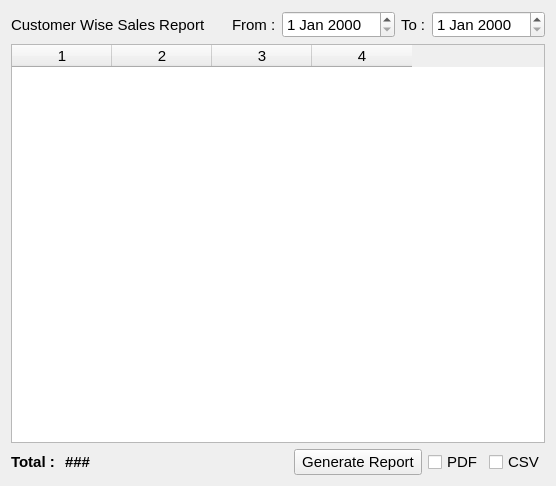
<?xml version="1.0" encoding="UTF-8"?>
<ui version="4.0">
 <class>CustomerWiseSalesSummary</class>
 <widget class="QWidget" name="CustomerWiseSalesSummary">
  <property name="geometry">
   <rect>
    <x>0</x>
    <y>0</y>
    <width>556</width>
    <height>486</height>
   </rect>
  </property>
  <property name="windowTitle">
   <string>Customer Wise Sales Summary</string>
  </property>
  <layout class="QVBoxLayout" name="verticalLayout">
   <item>
    <layout class="QHBoxLayout" name="horizontalLayout_2">
     <item>
      <widget class="QLabel" name="label">
       <property name="font">
        <font>
         <pointsize>11</pointsize>
        </font>
       </property>
       <property name="text">
        <string>Customer Wise Sales Report</string>
       </property>
      </widget>
     </item>
     <item>
      <spacer name="horizontalSpacer">
       <property name="orientation">
        <enum>Qt::Horizontal</enum>
       </property>
       <property name="sizeHint" stdset="0">
        <size>
         <width>40</width>
         <height>20</height>
        </size>
       </property>
      </spacer>
     </item>
     <item>
      <widget class="QLabel" name="label_3">
       <property name="font">
        <font>
         <pointsize>11</pointsize>
        </font>
       </property>
       <property name="text">
        <string>From :</string>
       </property>
      </widget>
     </item>
     <item>
      <widget class="QDateEdit" name="fromDate">
       <property name="font">
        <font>
         <pointsize>11</pointsize>
        </font>
       </property>
      </widget>
     </item>
     <item>
      <widget class="QLabel" name="label_4">
       <property name="font">
        <font>
         <pointsize>11</pointsize>
        </font>
       </property>
       <property name="text">
        <string>To :</string>
       </property>
      </widget>
     </item>
     <item>
      <widget class="QDateEdit" name="toDate">
       <property name="font">
        <font>
         <pointsize>11</pointsize>
        </font>
       </property>
      </widget>
     </item>
    </layout>
   </item>
   <item>
    <widget class="QTableWidget" name="tableWidget">
     <property name="sizePolicy">
      <sizepolicy hsizetype="Expanding" vsizetype="Expanding">
       <horstretch>0</horstretch>
       <verstretch>0</verstretch>
      </sizepolicy>
     </property>
     <property name="font">
      <font>
       <pointsize>11</pointsize>
       <weight>50</weight>
       <bold>false</bold>
      </font>
     </property>
     <property name="rowCount">
      <number>0</number>
     </property>
     <property name="columnCount">
      <number>4</number>
     </property>
     <attribute name="horizontalHeaderVisible">
      <bool>true</bool>
     </attribute>
     <attribute name="verticalHeaderVisible">
      <bool>true</bool>
     </attribute>
     <column/>
     <column/>
     <column/>
     <column/>
    </widget>
   </item>
   <item>
    <layout class="QHBoxLayout" name="horizontalLayout">
     <item>
      <widget class="QLabel" name="label_2">
       <property name="font">
        <font>
         <pointsize>11</pointsize>
         <weight>75</weight>
         <bold>true</bold>
        </font>
       </property>
       <property name="text">
        <string>Total : </string>
       </property>
      </widget>
     </item>
     <item>
      <widget class="QLabel" name="totalLbl">
       <property name="font">
        <font>
         <pointsize>11</pointsize>
         <weight>75</weight>
         <bold>true</bold>
        </font>
       </property>
       <property name="text">
        <string>###</string>
       </property>
      </widget>
     </item>
     <item>
      <spacer name="horizontalSpacer_2">
       <property name="orientation">
        <enum>Qt::Horizontal</enum>
       </property>
       <property name="sizeHint" stdset="0">
        <size>
         <width>40</width>
         <height>20</height>
        </size>
       </property>
      </spacer>
     </item>
     <item>
      <widget class="QPushButton" name="generateButton">
       <property name="font">
        <font>
         <pointsize>11</pointsize>
        </font>
       </property>
       <property name="text">
        <string> Generate Report </string>
       </property>
      </widget>
     </item>
     <item>
      <widget class="QCheckBox" name="pdf">
       <property name="font">
        <font>
         <pointsize>11</pointsize>
        </font>
       </property>
       <property name="text">
        <string>PDF</string>
       </property>
      </widget>
     </item>
     <item>
      <widget class="QCheckBox" name="csv">
       <property name="font">
        <font>
         <pointsize>11</pointsize>
        </font>
       </property>
       <property name="text">
        <string>CSV</string>
       </property>
      </widget>
     </item>
    </layout>
   </item>
   <item>
    <spacer name="verticalSpacer">
     <property name="orientation">
      <enum>Qt::Vertical</enum>
     </property>
     <property name="sizeType">
      <enum>QSizePolicy::Minimum</enum>
     </property>
     <property name="sizeHint" stdset="0">
      <size>
       <width>20</width>
       <height>0</height>
      </size>
     </property>
    </spacer>
   </item>
  </layout>
 </widget>
 <resources/>
 <connections/>
</ui>
